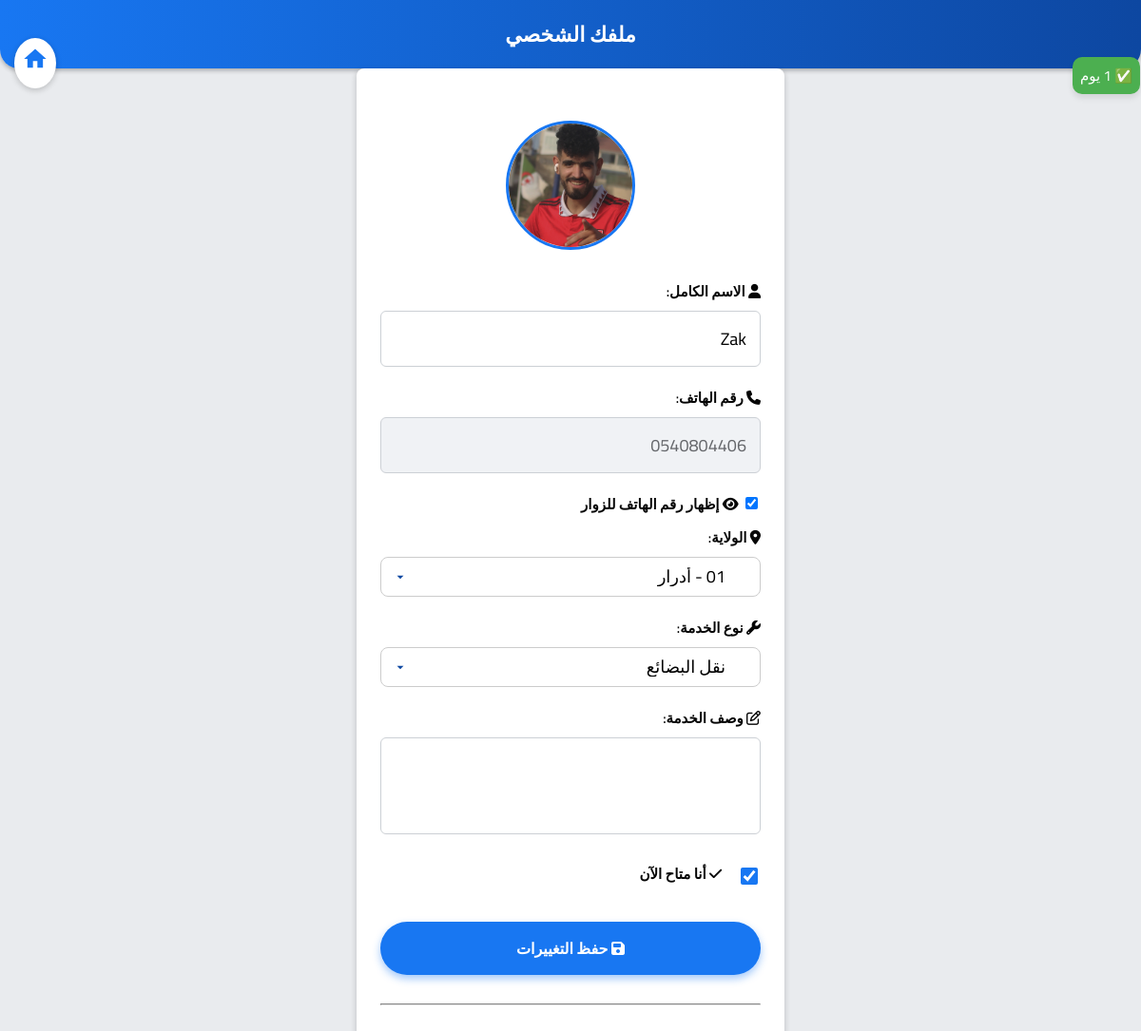
Screenshot of /profile (signed in) with the database file from the repository.
### tables this page shows
CREATE TABLE users (
    id INTEGER PRIMARY KEY AUTOINCREMENT,
    name TEXT NOT NULL,
    phone TEXT UNIQUE NOT NULL,
    email TEXT UNIQUE NOT NULL,
    password TEXT NOT NULL,
    wilaya TEXT NOT NULL,
    baladiya TEXT,
    service_type TEXT NOT NULL,
    description TEXT,
    image_path TEXT,
    is_available INTEGER DEFAULT 0 CHECK(is_available IN (0, 1)),
    date_registered DATETIME DEFAULT CURRENT_TIMESTAMP,
    verification_token TEXT,
    reset_token TEXT,
    is_verified INTEGER DEFAULT 0 CHECK(is_verified IN (0, 1)),

    -- ✅ الجنس
    gender TEXT DEFAULT 'غير محدد' CHECK(gender IN ('ذكر', 'أنثى', 'غير محدد')),

    -- ✅ عرض رقم الهاتف
    show_phone INTEGER DEFAULT 1 CHECK(show_phone IN (0, 1)),

    -- خصائص الترقية
    is_upgraded INTEGER DEFAULT 0 CHECK(is_upgraded IN (0, 1)),
    upgrade_date DATETIME,
    upgrade_duration_days INTEGER DEFAULT 0,
    upgrade_code TEXT,
    is_banned INTEGER DEFAULT 0 CHECK(is_banned IN (0, 1)),

    -- صلاحية الوصول
    role TEXT DEFAULT 'user' CHECK(role IN ('admin', 'editor', 'user')),

    -- مفتاح تسجيل الدخول الخاص بالأدمن
    admin_login_key TEXT
, is_superadmin INTEGER DEFAULT 0 CHECK(is_superadmin IN (0, 1)), payment_proof_path TEXT, payment_note TEXT);

### app.py (the view, shortened to what this page needs)
@app.route('/profile', methods=['GET', 'POST'])
def profile():
    if 'phone' not in session:
        return redirect(url_for('login'))
    phone = session['phone']
    conn = sqlite3.connect('database/db.sqlite')
    cursor = conn.cursor()
    cursor.execute('SELECT * FROM users WHERE phone = ?', (phone,))
    user_data = cursor.fetchone()
    if not user_data:
        conn.close()
        return "المستخدم غير موجود!"
    cursor.execute('SELECT * FROM ratings WHERE worker_id = ?', (user_data[0],))
    ratings_data = cursor.fetchall()
    conn.close()
    ratings = [{
        'rating': row[3],
        'comment': row[4],
        'date_rated': row[5]
    } for row in ratings_data]
    user = {
        'name': user_data[1],
        'phone': user_data[2],
        'email': user_data[3],
        'wilaya': user_data[5],
        'service_type': user_data[7],
        'description': user_data[8],
        'image_path': user_data[9],
        'is_available': user_data[10],
        'ratings': ratings  ,
        'show_phone': user_data[16],
    }
    upgrade_status = "not_upgraded"
    days_left = None
    is_upgraded = user_data[17]
    upgrade_date = parse_date_safe(user_data[18])
    upgrade_duration_days = user_data[19]
    if upgrade_date and upgrade_duration_days and is_upgraded:
        expiry_date = upgrade_date + timedelta(days=upgrade_duration_days)
        delta = (expiry_date - datetime.now())
        days_left = max(0, delta.days)
        upgrade_status = "active" if delta.days > 0 else "not_upgraded"
    user['upgrade_status'] = upgrade_status
    user['days_left'] = days_left
    return render_template('profile.html', user=user)

### app.py (called while the page is built)
def parse_date_safe(date_str):
    if not isinstance(date_str, str):
        return None  # مثلاً القيمة None أو رقم
    for fmt in ['%Y-%m-%d %H:%M:%S.%f', '%Y-%m-%d %H:%M:%S', '%Y-%m-%d']:
        try:
            return datetime.strptime(date_str, fmt)
        except ValueError:
            continue
    return None

### templates/profile.html (shortened to what this page needs)
<!DOCTYPE html>
<html lang="ar" dir="rtl">
<head>
  <link
    href="https://cdnjs.cloudflare.com/ajax/libs/font-awesome/6.4.0/css/all.min.css"
    rel="stylesheet" />
</head>
<body>
<div class="header">
ملفك الشخصي
</div>
  <div class="container">
    <form action="{{ url_for('profile') }}" method="POST" enctype="multipart/form-data">
<div style="display: flex; justify-content: flex-end; padding: 15px 20px;">
  {% if user.upgrade_status == "active" %}
      <div style="
          position: absolute;
          top: 60px;
          right: 1px;
          background-color: #4CAF50;
          color: white;
          padding: 5px 8px;
          border-radius: 10px;
          font-size: 15px;
          box-shadow: 0 4px 6px rgba(0, 0, 0, 0.1);
      ">
        ✅ {{ user.days_left }} يوم
      </div>
  {% endif %}
</div>
<div class="image-preview">
  <img src="{{ user.image_path if user.image_path else url_for('static', filename='images/default-avatar.png') }}" alt="الصورة الشخصية" onclick="toggleMenu(event)" />
</div>
      <label for="name"><i class="fa-solid fa-user"></i> الاسم الكامل:</label>
      <input type="text" id="name" name="name" value="{{ user.name }}" required />
      <label for="phone"><i class="fa-solid fa-phone"></i> رقم الهاتف:</label>
      <input type="text" id="phone" name="phone" value="{{ user.phone }}" readonly />
      <div>
<label for="show_phone">
  <input type="checkbox" id="show_phone" name="show_phone" {% if user.show_phone %}checked{% endif %} />
  <i class="fa-solid fa-eye"></i> إظهار رقم الهاتف للزوار
</label>
      <label for="wilaya"><i class="fa-solid fa-location-dot"></i> الولاية:</label>
<select id="wilaya" name="wilaya" required>
  {% for w in [
    "01 - أدرار","02 - الشلف","03 - الأغواط","04 - أم البواقي","05 - باتنة","06 - بجاية","07 - بسكرة","08 - بشار",
    "09 - البليدة","10 - البويرة","11 - تمنراست","12 - تبسة","13 - تلمسان","14 - تيارت","15 - تيزي وزو","16 - الجزائر",
    "17 - الجلفة","18 - جيجل","19 - سطيف","20 - سعيدة","21 - سكيكدة","22 - سيدي بلعباس","23 - عنابة","24 - قالمة",
    "25 - قسنطينة","26 - المدية","27 - مستغانم","28 - المسيلة","29 - معسكر","30 - ورقلة","31 - وهران","32 - البيض",
    "33 - إليزي","34 - برج بوعريريج","35 - بومرداس","36 - الطارف","37 - تندوف","38 - تيسمسيلت","39 - الوادي",
    "40 - خنشلة","41 - سوق أهراس","42 - تيبازة","43 - ميلة","44 - عين الدفلى","45 - النعامة","46 - عين تموشنت",
    "47 - غرداية","48 - غليزان","49 - تميمون","50 - برج باجي مختار","51 - أولاد جلال","52 - بني عباس",
    "53 - عين صالح","54 - عين قزام","55 - تقرت","56 - جانت","57 - المغير","58 - إن صالح"
  ] %}
    <option value="{{ w }}" {% if user.wilaya == w %}selected{% endif %}>{{ w }}</option>
</select>
<label for="service_type"><i class="fa-solid fa-wrench"></i> نوع الخدمة:</label>
<select id="service_type" name="service_type" required>
  <optgroup label="🚚 خدمات النقل والخدمات اللوجستية">
    <option value="نقل البضائع" {% if user.service_type == 'نقل البضائع' %}selected{% endif %}>نقل البضائع</option>
  </optgroup>
</select>
      <label for="description"><i class="fa-regular fa-pen-to-square"></i> وصف الخدمة:</label>
      <textarea id="description" name="description" rows="3">{{ user.description }}</textarea>
      <div class="checkbox-container">
        <input type="checkbox" id="is_available" name="is_available" {% if user.is_available %}checked{% endif %} />
        <label for="is_available"><i class="fa-solid fa-check"></i> أنا متاح الآن</label>
      </div>
      <button type="submit"><i class="fa-solid fa-floppy-disk"></i> حفظ التغييرات</button>
    </form>
    <hr style="border-color:#ddd; margin: 30px 0;">
  </div>
  <a href="{{ url_for('home') }}" class="home-button" aria-label="العودة إلى الصفحة الرئيسية">
    <svg xmlns="http://www.w3.org/2000/svg" fill="#1877f2" viewBox="0 0 24 24" width="28" height="28">
        <path d="M10 20v-6h4v6h5v-8h3L12 3 2 12h3v8z"/>
    </svg>
</a>
</body>
</html>

### templates/profile.html (style rules this page uses)
body { font-family: 'Cairo', sans-serif; margin: 0; padding: 0; background: #e9ebee; color: #1c1e21; }
.container { max-width: 400px; margin: 0px auto; padding: 25px; background-color: #fff; border-radius: 8px; box-shadow: 0 2px 6px rgb(0 0 0 / 0.2); }
label { font-weight: 600; margin-bottom: 6px; display: block; color: #050505; font-size: 15px; }
input[type="text"], textarea { width: 100%; padding: 12px 14px; margin-bottom: 18px; border: 1px solid #ccd0d5; border-radius: 6px; font-size: 18px; font-family: 'Cairo', sans-serif; box-sizing: border-box; transition: border-color 0.3s; }
input[readonly] { background-color: #f0f2f5; cursor: not-allowed; color: #65676b; }
textarea { resize: none; font-family: inherit; line-height: 1.4; }
button { width: 100%; padding: 13px; background-color: #1877f2; color: white; border: none; border-radius: 40px; font-size: 16px; font-weight: 700; font-family: 'Cairo', sans-serif; cursor: pointer; margin-block-start : 10px; box-shadow: 0 4px 8px rgb(24 119 242 / 0.4); transition: background-color 0.3s ease; }
.image-preview { text-align: center; margin-bottom: 20px; position: relative; }
.image-preview img { width: 130px; height: 130px; object-fit: cover; border-radius: 50%; border: 3px solid #1877f2; transition: transform 0.3s ease; cursor: pointer; -webkit-tap-highlight-color: transparent; }
.checkbox-container { display: flex; align-items: center; margin-bottom: 20px; gap: 8px; font-size: 15px; color: #050505; }
.checkbox-container input { margin-left: 12px; width: 18px; height: 18px; cursor: pointer; accent-color: #1877f2; }
a { text-align: center; display: block; margin-top: 25px; color: #1877f2; font-weight: 700; font-size: 15px; text-decoration: none; transition: text-decoration 0.3s ease; }
.home-button { position: fixed; top: 15px; left: 15px; background: white; padding: 8px; border-radius: 50%; box-shadow: 0 2px 6px rgba(0,0,0,0.2); z-index: 1000; transition: transform 0.2s ease; }
select { width: 100%; padding: 10px 12px; margin-bottom: 18px; border: 1.5px solid #ccc; border-radius: 8px; font-family: 'Cairo', sans-serif; font-size: 18px; background-color: white; transition: border-color 0.3s ease, box-shadow 0.3s ease; appearance: none; background-repeat: no-repeat; background-position: left 12px center; background-size: 16px; padding-right: 36px; }
optgroup { font-weight: bold; color: #0d47a1; padding-top: 4px; margin-top: 4px; }
.header { background: linear-gradient(to right, #1877f2, #0d47a1); color: white; padding: 15px 20px; text-align: center; font-size: 22px; font-weight: bold; box-shadow: 0 2px 5px rgba(0,0,0,0.3); border-bottom-left-radius: 20px; border-bottom-right-radius: 20px; margin-bottom : 0px; }

### rows the page displays
users: image_path (picture), name "Zak", phone "0540804406", show_phone "☑", wilaya "01 - أدرار", service_type "نقل البضائع", is_available "☑"
